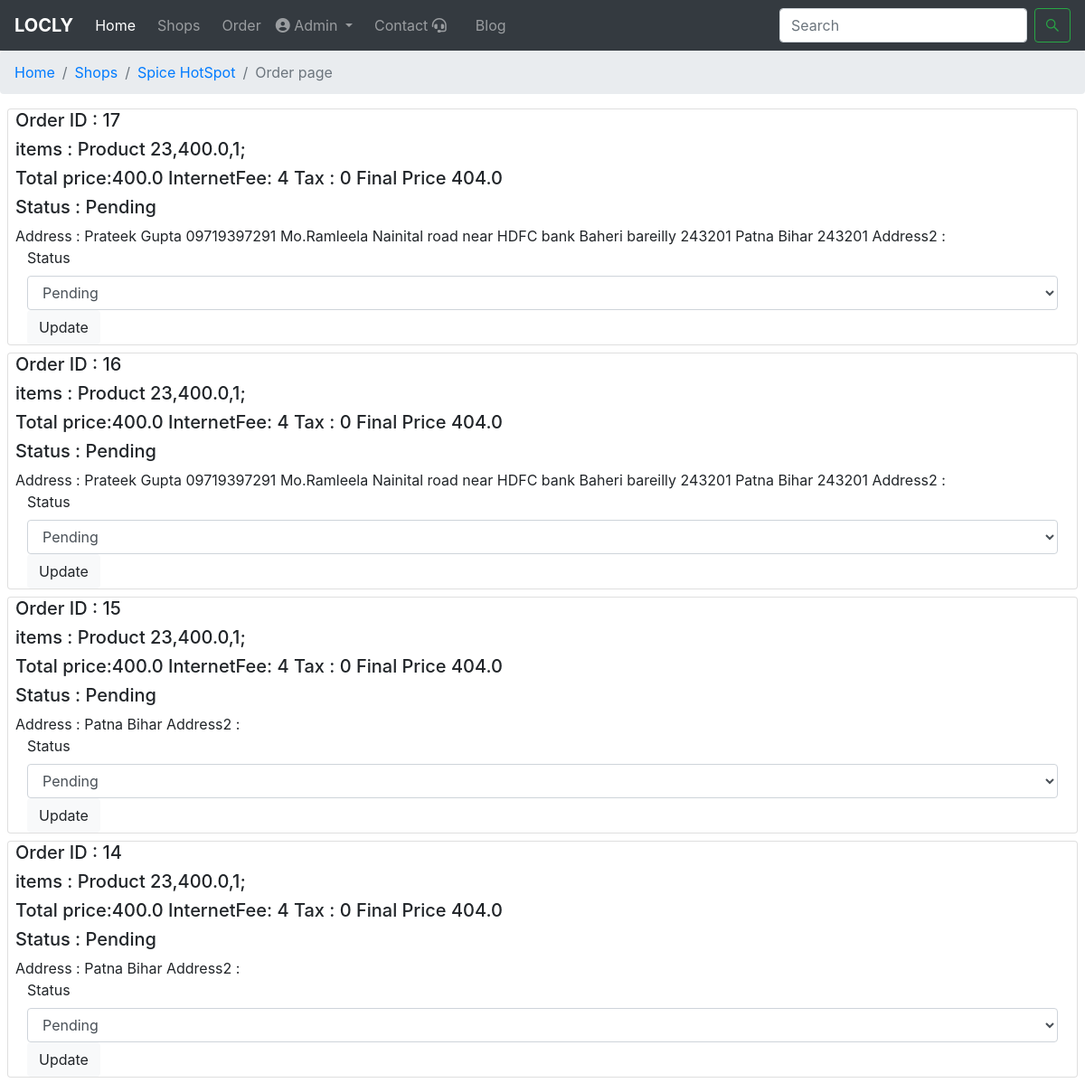
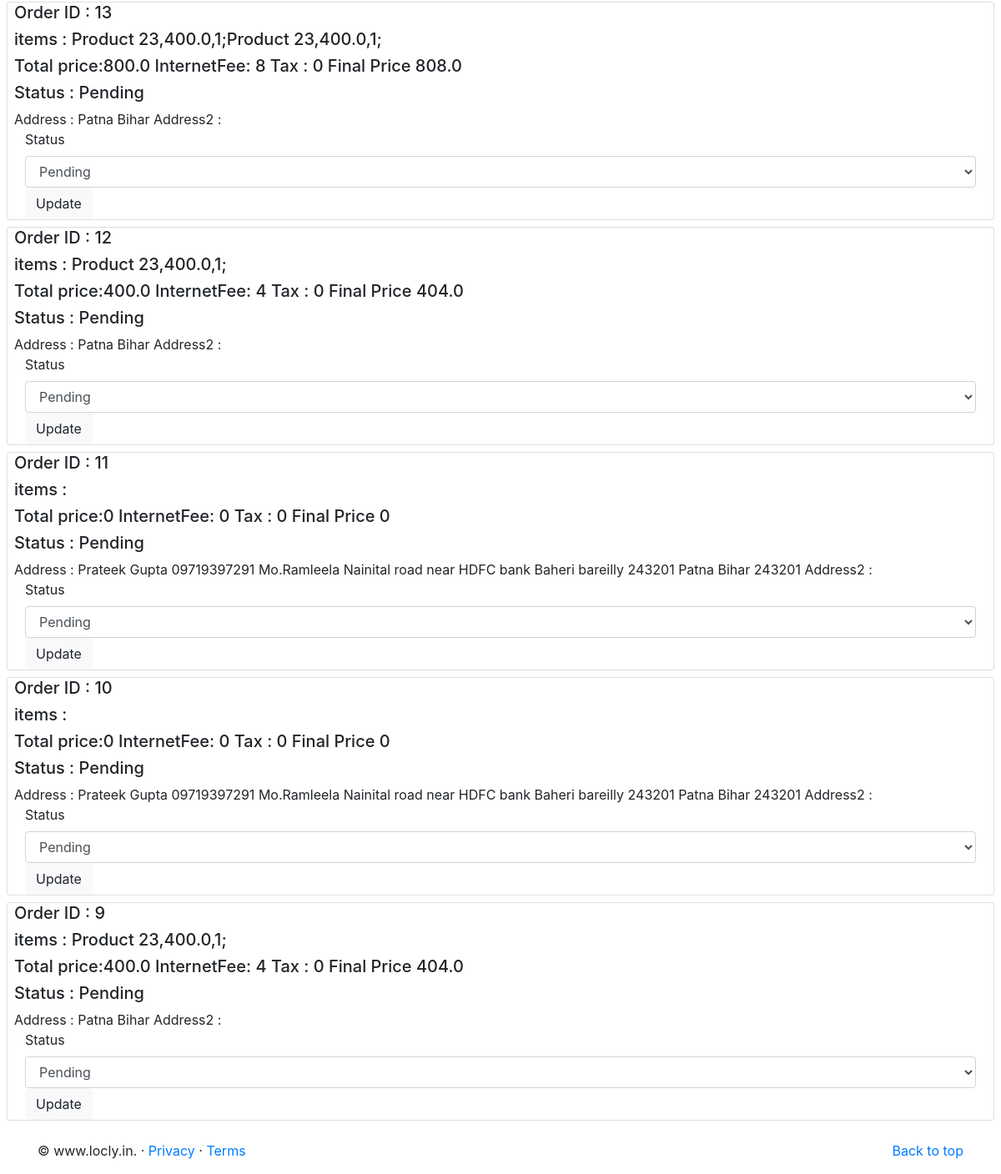
/orders/4 (signed in), run on the app's committed database (2 pictures, top to bottom).
### MyApp/models.py (models this page shows, shortened)
class shop(models.Model):
    shop_id=models.CharField(max_length=20,default='',unique=True)
    tophtml=models.CharField(max_length=2000,default='',blank=True)
    shop_name=models.CharField(max_length=500)
    shop_user=models.ForeignKey(User,on_delete=models.CASCADE)
    shop_pic=models.ImageField(upload_to="media/")
    shop_disc=models.CharField(max_length=2000)
    shop_add=models.CharField(max_length=1000)
    verified=models.BooleanField(default=False)
    contact=models.IntegerField(default='')
    delivery=models.BooleanField(default=False)
    loclity=models.CharField(default='',max_length=50)
    clicks=models.IntegerField(default=0)
    city=models.CharField(default='Bareilly',max_length=50)
    rating=models.FloatField(default=5)
    live=models.BooleanField(default=False)
    Grocery = 'Grocery'
    Medical = 'Medical'
    DailyE='DailyE'
    Mobile="Mobile"
    electronics="electronics"
    clothing="clothing"
    food="food"
    furtunier="furtunier"
    gifts="gifts"
    computers="computers"
    jewellery="jewellery"
    book="book"
    Stationery="Stationery"
    CHOICES = [
        (Grocery, 'Grocery'),
        (Medical, 'Medical'),
        (DailyE, 'DailyE'),(Mobile,"Mobile"),(electronics,"electronics"),(clothing,"clothing"),(food,"food"),(furtunier,"furtunier"),
        (gifts,"gifts"),(computers,"computers"), (jewellery,"jewellery"),(book,"book"),(Stationery,"Stationery")]
    category = models.CharField(max_length=20,choices=CHOICES,default=Grocery)
    bottomhtml=models.CharField(max_length=2000,default='',blank=True)

class order(models.Model):
    user=models.ForeignKey(User,on_delete=models.CASCADE)
    shop=models.ForeignKey(shop,on_delete=models.CASCADE)
    price=models.CharField(max_length=100)
    items=models.CharField(max_length=2000)
    date=models.DateTimeField(auto_now_add=True)
    address=models.CharField(max_length=1000)
    Pending = 'Pending'
    Accepted = 'Accepted'
    Dispatched='Dispatched'
    Denied='Denied'
    Delivered='Delivered'
    COD='COD'
    Online='Online'
    CHOICES = [
        (Pending, 'Pending'),
        (Accepted, 'Accepted'),
        (Dispatched, 'Dispatched'),
        (Denied, 'Denied'),
        (Delivered, 'Delivered')]
    status = models.CharField(max_length=20,choices=CHOICES,default=Pending)
    Mode=[
        (COD,'COD'),
        (Online,'Online')
    ]
    payment = models.CharField(max_length=20,choices=Mode,default=COD)

### MyApp/views.py (the view)
# urls.py: path('orders/<int:shopid>', views.orders_for_shop ,name='orders_for_shop'),
def orders_for_shop(request,shopid):
    shopn=shop.objects.filter(id=shopid)[0]
    if request.user==shopn.shop_user:
        shopn=shop.objects.filter(id=shopid)[0]
        track=order.objects.filter(shop=shopn)
        param={'order':track,'shop':shopn}
        return render(request,'orders_for_shop.html',param)
    else:
        messages.error(request, 'Login With Your Business Account')
        return redirect('/login')

### templates/orders_for_shop.html (shortened to what this page needs)
{% extends 'base.html' %}
{% block body %}
<nav aria-label="breadcrumb">
    <ol class="breadcrumb">
      <li class="breadcrumb-item"><a href="/">Home</a></li>
      <li class="breadcrumb-item"><a href="/shops">Shops</a></li>
      <li class="breadcrumb-item"><a href="/shops/{{shop.shop_id}}">{{shop.shop_name}}</a></li>
      <li class="breadcrumb-item active" aria-current="page">Order page</li>
    </ol>
  </nav>
{% for item in order reversed %}
<div class="card mx-2 my-2">
    <div class="row mx-2">
        <h5>  Order ID : {{item.id}}</h5>
    </div>
    <div class="row mx-2">
        <h5>  items : {{item.items}}</h5>
    </div>
    <div class="row mx-2">
        <h5>{{item.price}}</h5>
    </div>
    <div class="row mx-2">
        <h5>  Status : {{item.status}}</h5>
    </div>
        <div class="row mx-2">
        <h7>  Address : {{item.address}}</h5>
        <h7> Address2 : {{item.address2}}</h7>
    </div>
    <form action="/orders_update/{{item.id}}" method="POST">{% csrf_token %}
    <div class="container">
        <div class="row">
    <label for="status">Status</label>
      <select id="status"name='status' class="form-control">
        <option selected>{{item.status}}</option>
    </select>
    <button type="submit" class="btn btn-light">Update</button>
</div>
    </form>
</div>
{% endfor %}
{% endblock body %}

### templates/base.html (shortened to what this page needs)
<!doctype html>
<html lang="en">
<head>
  <link rel="stylesheet" href="https://stackpath.bootstrapcdn.com/bootstrap/4.4.1/css/bootstrap.min.css"
>
</head>
<body>
  <header>
  <nav class="navbar navbar-expand-lg navbar-dark bg-dark">
    <a class="navbar-brand" href="/"><b>LOCLY</b></a>
    <div class="collapse navbar-collapse" id="navbarNav">
      <ul class="navbar-nav">
        <li class="nav-item active">
          <a class="nav-link" href="/">Home <span class="sr-only">(current)</span></a>
        </li>
        <li class="nav-item">
          <a class="nav-link mx-2" href="/shops">Shops</a>
        </li>
        {% if not request.user.is_anonymous %}
        <li class="nav-item">
          <a class="nav-link" href="/ordertracker">Order</a>
        </li>
        {% endif %}
        {% if not request.user.is_anonymous %}
        <li class="nav-item dropdown">
          <a class="nav-link dropdown-toggle" href="#" id="navbarDropdown" role="button" data-toggle="dropdown" aria-haspopup="true" aria-expanded="false">
            <i class="fas fa-user-circle"></i> {{request.user.first_name}}
          </a>
        </li>
        {% endif %}
        <li class="nav-item">
          <a class="nav-link mx-2" href="/contact">Contact <i class="fas fa-headset"></i></a>
        </li>
        <li class="nav-item">
          <a class="nav-link mx-2" href="/blog/">Blog </a>
        </li>
    </div>
    <form method="GET" action="/search" class="form-inline my-2 my-lg-0">
      <input class="form-control mr-sm-2" type="search" placeholder="Search" name='search'aria-label="Search">
      <button class="btn btn-outline-success my-2 my-sm-0" type="submit"><i class="fab fa-sistrix"></i></button>
    </form>
  </nav>
</header>
  {% block body %}
  {% endblock body %}
</body>
<footer class="container mt-4">
  <p class="float-right"><a href="#">Back to top</a></p>
  <p>&copy; www.locly.in. &middot; <a href="#">Privacy</a> &middot; <a href="#">Terms</a></p>
</footer>
</html>

### data on the page
shop: shop_name "Spice HotSpot"
order: id "17", items "Product 23,400.0,1;", price "Total price:400.0 InternetFee: 4 Tax : 0 Final Price 404.0", status "Pending", address "Prateek Gupta 09719397291 Mo.Ramleela Nainital road near HDFC bank Baheri bareilly 243201 Patna Bihar 243201"
order: id "16", items "Product 23,400.0,1;", price "Total price:400.0 InternetFee: 4 Tax : 0 Final Price 404.0", status "Pending", address "Prateek Gupta 09719397291 Mo.Ramleela Nainital road near HDFC bank Baheri bareilly 243201 Patna Bihar 243201"
order: id "15", items "Product 23,400.0,1;", price "Total price:400.0 InternetFee: 4 Tax : 0 Final Price 404.0", status "Pending", address "Patna Bihar"
order: id "14", items "Product 23,400.0,1;", price "Total price:400.0 InternetFee: 4 Tax : 0 Final Price 404.0", status "Pending", address "Patna Bihar"
order: id "13", items "Product 23,400.0,1;Product 23,400.0,1;", price "Total price:800.0 InternetFee: 8 Tax : 0 Final Price 808.0", status "Pending", address "Patna Bihar"
order: id "12", items "Product 23,400.0,1;", price "Total price:400.0 InternetFee: 4 Tax : 0 Final Price 404.0", status "Pending", address "Patna Bihar"
order: id "11", price "Total price:0 InternetFee: 0 Tax : 0 Final Price 0", status "Pending", address "Prateek Gupta 09719397291 Mo.Ramleela Nainital road near HDFC bank Baheri bareilly 243201 Patna Bihar 243201"
order: id "10", price "Total price:0 InternetFee: 0 Tax : 0 Final Price 0", status "Pending", address "Prateek Gupta 09719397291 Mo.Ramleela Nainital road near HDFC bank Baheri bareilly 243201 Patna Bihar 243201"
order: id "9", items "Product 23,400.0,1;", price "Total price:400.0 InternetFee: 4 Tax : 0 Final Price 404.0", status "Pending", address "Patna Bihar"

### other printed values
{{ request.user.first_name }} "Admin"
